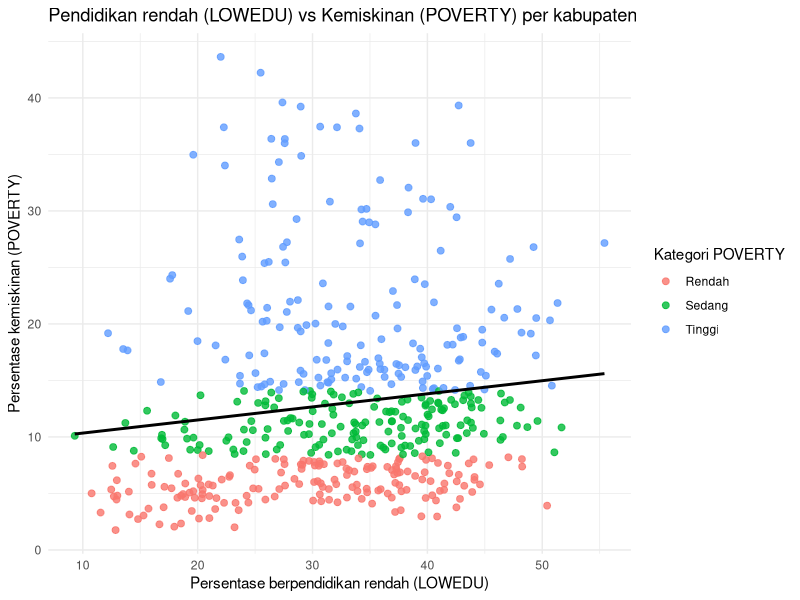
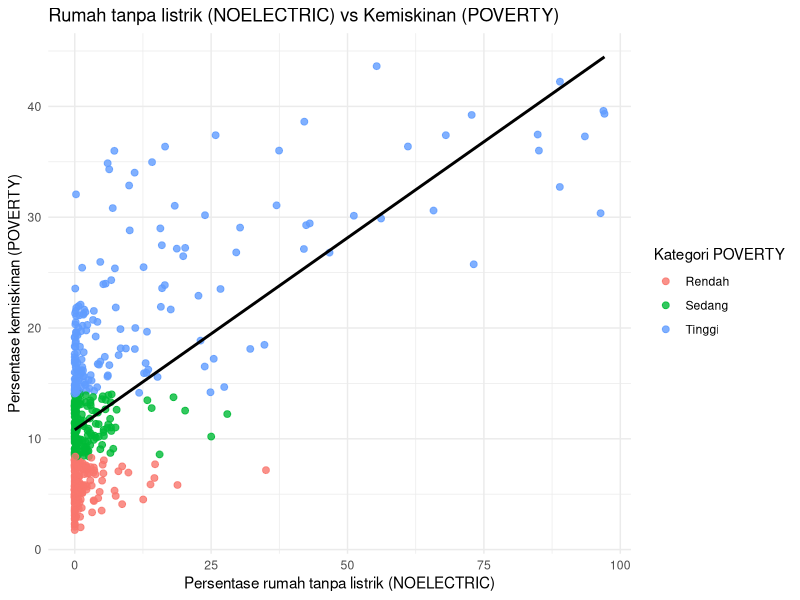

Source code (R) for these figures, in order:
# ==========================================
# 0. PERSIAPAN PAKET
# ==========================================
# tidyverse : kumpulan paket utama untuk data science (dplyr, ggplot2, dsb).
# readxl    : khusus untuk membaca file Excel (.xls/.xlsx).
# broom     : merapikan hasil model (lm) menjadi tabel (tibble) yang mudah dibaca.
install.packages("tidyverse")
install.packages("readxl")
install.packages("broom")

library(tidyverse)
library(readxl)
library(broom)

# ==========================================
# 1. IMPORT DATA EXCEL  (IMPORT)
# ==========================================
# Menggunakan read_excel karena sumber data adalah file Excel, sesuai
# rekomendasi R for Data Science untuk data dari spreadsheet. [web:54][web:60]
data_sovi <- read_excel(
  path  = "sovi_data_Kab.xlsx",  # pastikan nama file sama persis
  sheet = "Data_Sovi"            # ganti jika nama sheet berbeda
)

# DISTRICT dan DISTRICTCODE dibiarkan supaya hasil bisa dihubungkan ke nama kabupaten.
glimpse(data_sovi)

# ==========================================
# 2. RAPIKAN & PILIH VARIABEL  (TIDY + TRANSFORM)
# ==========================================
# select(): memilih hanya variabel yang relevan agar analisis fokus dan
# mengurangi kebisingan. [web:21][web:58]
# drop_na(): menghapus baris dengan data hilang supaya grafik dan model tidak error.
data_sovi_clean <- data_sovi |>
  select(
    DISTRICTCODE,
    DISTRICT,
    POVERTY,      # variabel kemiskinan (target)
    CHILDREN,
    FEMALE,
    ELDERLY,
    FHEAD,
    FAMILYSIZE,
    NOELECTRIC,
    LOWEDU,
    GROWTH,
    ILLITERATE,
    NOTRAINING,
    DPRONE,
    RENTED,
    NOSEWER,
    TAPWATER
  ) |>
  drop_na()

glimpse(data_sovi_clean)
summary(data_sovi_clean$POVERTY)

# ==========================================
# 3. BUAT KATEGORI KEMISKINAN  (TRANSFORM)
# ==========================================
# POVERTY adalah angka kontinu; untuk deskripsi, sering praktis dibagi
# menjadi kategori. Di sini digunakan kuantil (33% dan 66%) supaya batas
# kategori mengikuti distribusi data, bukan asal. [web:60][web:58]
quantile_pov <- quantile(
  data_sovi_clean$POVERTY,
  probs = c(0.33, 0.66),
  na.rm = TRUE
)

batas1 <- quantile_pov[1]
batas2 <- quantile_pov[2]

data_sovi_clean <- data_sovi_clean |>
  mutate(
    KATEGORI_POV = case_when(
      POVERTY <= batas1                    ~ "Rendah",
      POVERTY > batas1 & POVERTY <= batas2 ~ "Sedang",
      POVERTY > batas2                     ~ "Tinggi"
    )
  )
# mutate(): menambah kolom baru.
# case_when(): memudahkan membuat beberapa kategori berdasarkan kondisi logika. [web:21][web:58]

count(data_sovi_clean, KATEGORI_POV)

# ==========================================
# 4. VISUALISASI EKSPLORATORI  (VISUALIZE)
# ==========================================
# Tujuan: memahami pola hubungan antara POVERTY dan faktor lain sebelum modelling.
# ggplot2 dipakai karena merupakan standar visualisasi di tidyverse. [web:21][web:38]

# 4a. LOWEDU vs POVERTY
plot_lowedu <- ggplot(
  data_sovi_clean,
  aes(x = LOWEDU, y = POVERTY, color = KATEGORI_POV)
) +
  geom_point(alpha = 0.8, size = 2) +   # titik = kabupaten, alpha agar tidak terlalu pekat
  geom_smooth(method = "lm", se = FALSE, color = "black") +
  # geom_smooth(method = "lm"): menambahkan garis regresi linear untuk
  # menunjukkan tren umum hubungan LOWEDU dan POVERTY. [web:38][web:79]
  labs(
    title = "Pendidikan rendah (LOWEDU) vs Kemiskinan (POVERTY) per kabupaten",
    x     = "Persentase berpendidikan rendah (LOWEDU)",
    y     = "Persentase kemiskinan (POVERTY)",
    color = "Kategori POVERTY"
  ) +
  theme_minimal()  # tema minimalis agar grafik bersih dan mudah dibaca.

plot_lowedu

# 4b. NOELECTRIC vs POVERTY
plot_noelectric <- ggplot(
  data_sovi_clean,
  aes(x = NOELECTRIC, y = POVERTY, color = KATEGORI_POV)
) +
  geom_point(alpha = 0.8, size = 2) +
  geom_smooth(method = "lm", se = FALSE, color = "black") +
  labs(
    title = "Rumah tanpa listrik (NOELECTRIC) vs Kemiskinan (POVERTY)",
    x     = "Persentase rumah tanpa listrik (NOELECTRIC)",
    y     = "Persentase kemiskinan (POVERTY)",
    color = "Kategori POVERTY"
  ) +
  theme_minimal()

plot_noelectric

# ==========================================
# 5. MODEL REGRESI LINIER  (MODEL)
# ==========================================
# Tujuan: mengukur secara kuantitatif bagaimana faktor-faktor sosial
# berhubungan dengan POVERTY. lm() dipakai karena ini model regresi
# linear klasik yang dijelaskan di R4DS. [web:79][web:80]

# Model 1: hanya faktor pendidikan
model_edukasi <- lm(
  POVERTY ~ LOWEDU + ILLITERATE,
  data = data_sovi_clean
)

# Model 2: model lebih lengkap dengan demografi dan fasilitas
model_lengkap <- lm(
  POVERTY ~ LOWEDU + ILLITERATE +
    CHILDREN + ELDERLY +
    FHEAD + FAMILYSIZE +
    NOELECTRIC + NOTRAINING +
    RENTED + NOSEWER + TAPWATER,
  data = data_sovi_clean
)

# summary(): melihat koefisien, signifikansi, dan R-squared. [web:79]
summary(model_edukasi)
summary(model_lengkap)

# broom::tidy(): merapikan output ke bentuk tabel (tibble) sehingga
# mudah difilter / diekspor / disajikan. [web:22][web:79]
tabel_model_edukasi <- tidy(model_edukasi)
tabel_model_lengkap <- tidy(model_lengkap)

tabel_model_edukasi
tabel_model_lengkap

# ==========================================
# 6. RINGKASAN PERFORMA MODEL
# ==========================================
# Dibuat tibble kecil untuk membandingkan R-squared antar model,
# seperti ide "model comparison" di bab modelling R4DS. [web:79][web:80]
perbandingan_model <- tibble(
  model         = c("Edukasi", "Lengkap"),
  r_squared     = c(
    summary(model_edukasi)$r.squared,
    summary(model_lengkap)$r.squared
  ),
  adj_r_squared = c(
    summary(model_edukasi)$adj.r.squared,
    summary(model_lengkap)$adj.r.squared
  )
)

perbandingan_model
